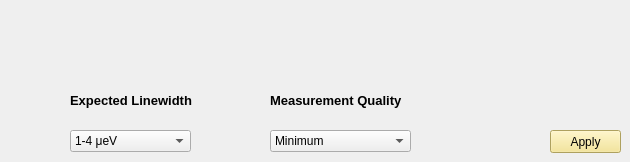
          <widget class="QWidget" name="standard">
           <attribute name="title">
            <string>Standard</string>
           </attribute>
           <widget class="QLabel" name="label_27">
            <property name="geometry">
             <rect>
              <x>70</x>
              <y>90</y>
              <width>141</width>
              <height>21</height>
             </rect>
            </property>
            <property name="sizePolicy">
             <sizepolicy hsizetype="Fixed" vsizetype="Fixed">
              <horstretch>1</horstretch>
              <verstretch>1</verstretch>
             </sizepolicy>
            </property>
            <property name="font">
             <font>
              <pointsize>10</pointsize>
              <weight>75</weight>
              <bold>true</bold>
             </font>
            </property>
            <property name="frameShape">
             <enum>QFrame::NoFrame</enum>
            </property>
            <property name="frameShadow">
             <enum>QFrame::Plain</enum>
            </property>
            <property name="text">
             <string>Expected Linewidth</string>
            </property>
            <property name="scaledContents">
             <bool>false</bool>
            </property>
           </widget>
           <widget class="QLabel" name="label_28">
            <property name="geometry">
             <rect>
              <x>270</x>
              <y>90</y>
              <width>191</width>
              <height>21</height>
             </rect>
            </property>
            <property name="sizePolicy">
             <sizepolicy hsizetype="Fixed" vsizetype="Fixed">
              <horstretch>1</horstretch>
              <verstretch>1</verstretch>
             </sizepolicy>
            </property>
            <property name="font">
             <font>
              <pointsize>10</pointsize>
              <weight>75</weight>
              <bold>true</bold>
             </font>
            </property>
            <property name="frameShape">
             <enum>QFrame::NoFrame</enum>
            </property>
            <property name="frameShadow">
             <enum>QFrame::Plain</enum>
            </property>
            <property name="text">
             <string>Measurement Quality</string>
            </property>
            <property name="scaledContents">
             <bool>false</bool>
            </property>
           </widget>
           <widget class="QComboBox" name="linewidth">
            <property name="geometry">
             <rect>
              <x>70</x>
              <y>130</y>
              <width>121</width>
              <height>22</height>
             </rect>
            </property>
            <item>
             <property name="text">
              <string>1-4 μeV</string>
             </property>
            </item>
            <item>
             <property name="text">
              <string>4-10 μeV</string>
             </property>
            </item>
            <item>
             <property name="text">
              <string>&gt;10 μeV</string>
             </property>
            </item>
           </widget>
           <widget class="QComboBox" name="quality">
            <property name="geometry">
             <rect>
              <x>270</x>
              <y>130</y>
              <width>141</width>
              <height>22</height>
             </rect>
            </property>
            <item>
             <property name="text">
              <string>Minimum</string>
             </property>
            </item>
            <item>
             <property name="text">
              <string>Intermediate</string>
             </property>
            </item>
            <item>
             <property name="text">
              <string>High</string>
             </property>
            </item>
            <item>
             <property name="text">
              <string>Very High</string>
             </property>
            </item>
           </widget>
           <widget class="QPushButton" name="apply_button">
            <property name="geometry">
             <rect>
              <x>550</x>
              <y>130</y>
              <width>71</width>
              <height>23</height>
             </rect>
            </property>
            <property name="styleSheet">
             <string notr="true">background-color: rgb(244, 226, 133)</string>
            </property>
            <property name="text">
             <string>Apply</string>
            </property>
           </widget>
          </widget>
